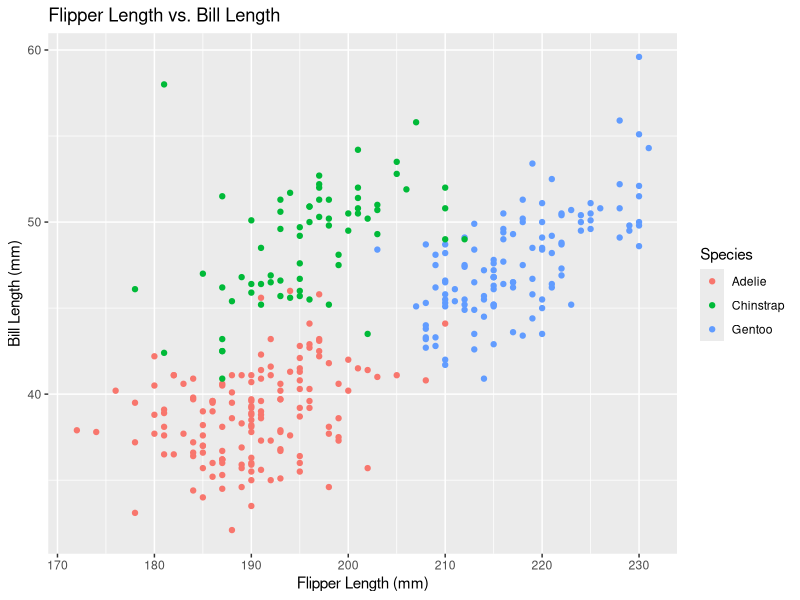
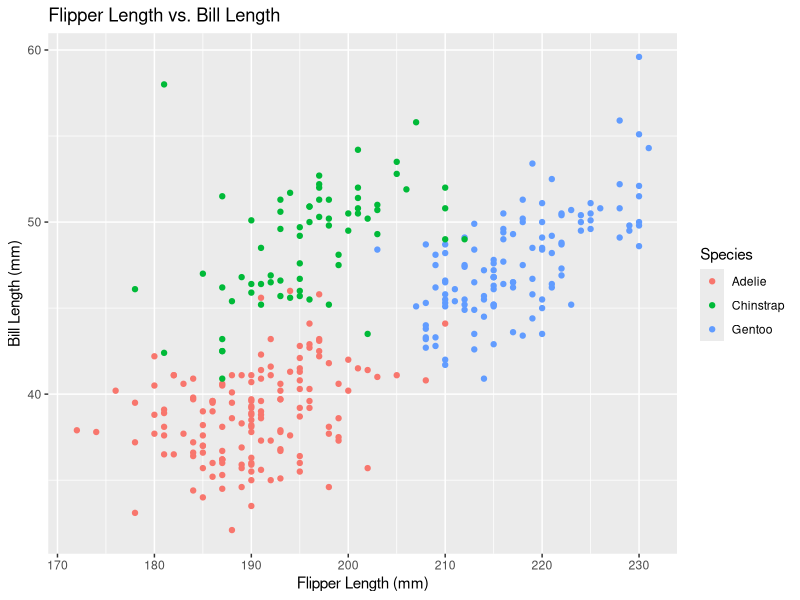

Here is the R script that generated these plots, in order:
## ---- chunk 1
knitr::opts_chunk$set(echo = TRUE)
library(tidyverse)
## ---- chunk 2
data("penguins", package = "palmerpenguins")
## ---- chunk 3
penguins %>% 
  drop_na() %>% 
  ggplot(aes(flipper_length_mm, bill_length_mm, color=species)) +
  geom_point() + 
  ggtitle("Flipper Length vs. Bill Length") + 
  xlab("Flipper Length (mm)") + 
  ylab("Bill Length (mm)") +
  scale_colour_discrete("Species")
 
## ---- chunk 4
ggsave("penguin_plot.jpg")
## ---- chunk 5
df = 
  tibble(
    a = rnorm(10),
    b = a > 0,
    c = character(10),
    d = factor(c("small", "small", "small", "medium", "medium", "medium", "medium", "large", "large", "large"))
)
## ---- chunk 6
mean(pull(df, a))
mean(pull(df, b))
mean(pull(df, c))
mean(pull(df, d))
## ---- chunk 7
as.numeric(pull(df, a))
as.numeric(pull(df, c))
as.numeric(pull(df, d))
